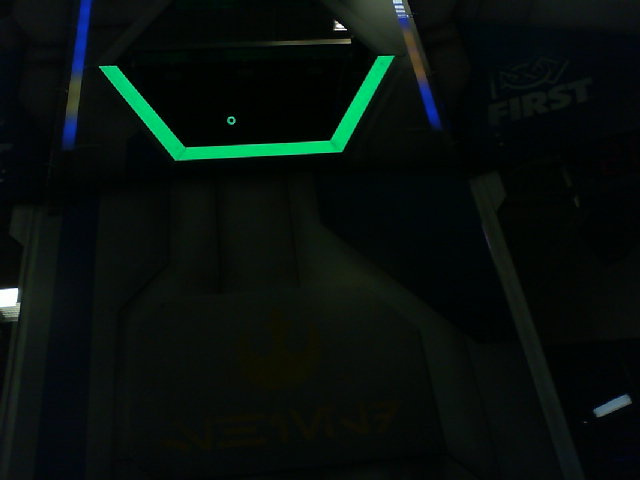
#> input picture OuterTargetImages/BlueGoal-060in-Center.jpg, 640 x 480 px; its folder holds only this picture in this run
$ python LocateGoToPosition.py   (older library calls are emulated)
#> lines starting #> are read from the running program, lines starting #| are printed output that depends on the picture; after the words box and inside, x2 and y2 are one past the last pixel; in counts of white or black regions, pixels touching at a corner belong together; long printed decimals are rounded
# useful links
# https://docs.opencv.org/3.4.7/dd/d49/tutorial_py_contour_features.html
# https://docs.opencv.org/3.4.7/d1/d32/tutorial_py_contour_properties.html

import numpy as np
import cv2
import sys
from pathlib import Path
import glob

print("Using python version {0}".format(sys.version))
print('OpenCV Version = ', cv2.__version__)
print()

# define colors
purple = (165, 0, 120)
blue = (255, 0, 0)
green = (0, 255, 0)
red = (0, 0, 255)
cyan = (252, 252, 3)
white = (255, 255, 255)

strVisionRoot = str(Path(__file__).parent)

# define a string variable for the path to the image file#
#strImageFolder = strVisionRoot + '/PowerCellImages/'
strImageFolder = strVisionRoot + '/OuterTargetImages/'
print(strImageFolder)

# read and filter file names
photos1 = glob.glob(strImageFolder + '*.[jJ][pP][gG]')
photos2 = glob.glob(strImageFolder + '*.[jJ][pP][Ee][gG]')
photos3 = glob.glob(strImageFolder + '*.[pP][Nn][gG]')
photos = photos1 + photos2 + photos3

print("RL: photos=", photos)

# set index of files
i = 0
intLastFile = len(photos) - 1

while(True):

    print('------------------------------------------------------------------------------')
    print('Image: ', photos[i])

    # load a color image using string
    imgImageInput = cv2.imread(photos[i])
#> imgImageInput is the input picture: shape (480, 640, 3); mean B, G, R 12.6, 15.7, 7.4

    # display the color image to screen
    #cv2.imshow('input-image-title-bar', imgImageInput)

    # Convert BGR to HSV
    hsvImageInput = cv2.cvtColor(imgImageInput, cv2.COLOR_BGR2HSV)
#> hsvImageInput: shape (480, 640, 3); mean H, S, V 77, 152, 17

    # define range of yellow color in HSV
    #lower_yellow = np.array([20,120,120])
    #upper_yellow = np.array([40,255,255])

    #actually setting this for blue
    lower_yellow = np.array([40,150,150])
    upper_yellow = np.array([80,255,255])

    #need this to pick out target in "far protected zone" image
    lower_yellow = np.array([40,150,100])
    upper_yellow = np.array([80,255,255])

    # Threshold the HSV image to get only yellow colors
    binary_mask = cv2.inRange(hsvImageInput, lower_yellow, upper_yellow)
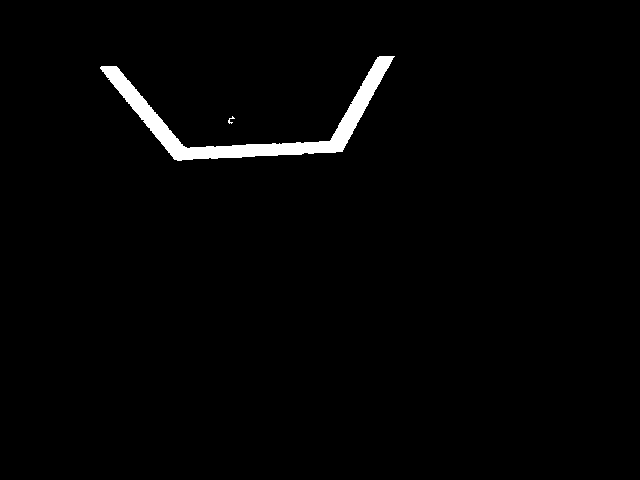
#> binary_mask: shape (480, 640); 1.7% white; 2 white regions

    # mask the image to only show yellow or green images
    # Bitwise-AND mask and original image
    yellow_mask = cv2.bitwise_and(imgImageInput, imgImageInput, mask=binary_mask)

    # display the masked images to screen
    #cv2.imshow('hsvImageInput', hsvImageInput)
    #cv2.imshow('binary_mask',binary_mask)
    #cv2.imshow('yellow_masked',yellow_mask)

    # generate the contours and display
    imgFindContourReturn, contours, hierarchy = cv2.findContours(binary_mask, cv2.RETR_TREE, cv2.CHAIN_APPROX_SIMPLE)
#> contours = 2 contours, 1 with area under 20; largest, box (x1, y1, x2, y2) and area: (100, 56, 395, 161) 4864
    imgContours = yellow_mask.copy()
    cv2.drawContours(imgContours, contours, -1, purple, 10)
    print('Found ', len(contours), 'contours in image')
#| Found  2 contours in image

    #-------------------------
    # Need to determine the contour with the greatest height here

    if len(contours) == 0:
        print("No contours found")
        cv2.waitKey(0)

    ### sort contours by area descending, keep only largest
    areaSortedContours = sorted(contours, key = cv2.contourArea, reverse = True)[:5]
#> areaSortedContours has the same summary as contours
    print('Filtered to ', len(areaSortedContours), 'contours by area')
#| Filtered to  2 contours by area

    ### draw the top contours in thin green
    cv2.drawContours(imgContours, areaSortedContours, -1, green, 3)

    ### create a holder or array for contours we want to keep in first filter
    tallestValidContour = []
    tallestRectangle = []
    floMaximumHeight = 0.0
    floWidthAtMaxHeight = 0.0
    floAngleAtMaxHeight = 0.0
    intIndexMaximumHeight = -1

    ### loop through area sorted contours, j is index, indiv is single contour
    for (j, indiv) in enumerate(areaSortedContours):

        #### determine minimum area rectangle
        rectangle = cv2.minAreaRect(indiv)
        (xm,ym),(wm,hm), am = rectangle

        #### print to console
        if abs(hm) > 0:
            print ('index=',j,'height=',hm,'width=',wm,'angle=',am,'minAreaAspect=',wm/hm)
        else:
            print ('index=',j,'height=',hm,'width=',wm,'angle=',am)

        #### track tallest contour that looks like a cube based on extent
        if (hm > floMaximumHeight):
            floMaxHtMinaX = xm
            floMaxHtMinaY = ym
            floMaximumHeight = hm
            floWidthAtMaxHeight = wm
            floAngleAtMaxHeight = am
            intIndexMaximumHeight = j
            tallestRectangle = rectangle
#> this loop made 2 passes
#> (xm, ym, wm, hm, am, floMaxHtMinaX, floMaxHtMinaY, floMaximumHeight) on pass 1: (248.7, 109.1, 294.2, 96.82, -2.06, 248.7, 109.1, 96.82)
#> (printed output is left out)
#> after the loop, floAngleAtMaxHeight = -2.06; floMaxHtMinaX = 248.7; floMaxHtMinaY = 109.1; floMaximumHeight = 96.82; floWidthAtMaxHeight = 294.2; intIndexMaximumHeight = 0

    # taking the tallest contour, do some calculations for direction finding
    if intIndexMaximumHeight == -1: # 0 or higher means a valid tallest contour found
        break

    cnt = areaSortedContours[intIndexMaximumHeight]
#> cnt = contour of 336 points, box (x1, y1, x2, y2) (100, 56, 395, 161), area 4864

    #-------------------------

    # Moment and Centroid
    # RL took next line out
    #cnt = contours[0]
    #print(cnt)
    #print('original',len(cnt),cnt)
    print('original contour length = ', len(cnt))
#| original contour length =  336
    M = cv2.moments(cnt)
#> M = moments, m00 4863.5, centre m10/m00, m01/m00 = (250.6, 122.1)
    #print( M )
    cx = 0
    cy = 0
    if abs(M['m00']) > 0:
        cx = int(M['m10']/M['m00'])
#> cx = 250
        cy = int(M['m01']/M['m00'])
#> cy = 122
        print('centroid = ',cx,cy)
#| centroid =  250 122
    cv2.line(imgContours,(cx-10,cy-10),(cx+10,cy+10),red,2)
#> imgContours: shape (480, 640, 3); mean B, G, R 3.1, 3.4, 2.2
    cv2.line(imgContours,(cx-10,cy+10),(cx+10,cy-10),red,2)
#> imgContours: shape (480, 640, 3); mean B, G, R 3.1, 3.4, 2.3

    cv2.drawContours(imgContours, cnt, -1, purple, 10)

    # Area
    area = cv2.contourArea(cnt)
#> area = 4863.5
    print('area = ', area)
#| area =  4863.5

    # Perimeter
    perimeter = cv2.arcLength(cnt,True)
#> perimeter = 827.5
    print('perimeter = ', perimeter)
#| perimeter =  827.453

    # Contour Approximation
    epsilon = 0.005*cv2.arcLength(cnt,True)
#> epsilon = 4.14
    approx = cv2.approxPolyDP(cnt,epsilon,True)
#> approx = [[394, 56], [377, 57], [329, 141], [183, 146], [116, 66], [100, 68], [173, 158], [342, 151]]
    #print('approx', approx)
    #cv2.drawContours(imgContours, approx, -1, red, 10)
    print('approx contour length = ', len(approx))
#| approx contour length =  8
    #cv2.imshow('approx over yellow mask', imgContours)

    # Hull
    hull = cv2.convexHull(cnt)
#> hull = contour of 17 points, box (x1, y1, x2, y2) (100, 56, 395, 161), area 22201
    #print('hull', hull)
    print('hull contour length = ', len(hull))
#| hull contour length =  17
    cv2.drawContours(imgContours, hull, -1, red, 10)
    #cv2.imshow('hull over yellow mask', imgContours)
    hull_area = cv2.contourArea(hull)
#> hull_area = 22201
    if abs(hull_area) > 0:
        print('solidity from convex hull', float(area)/hull_area)
#| solidity from convex hull 0.2191

    # Check Convexity
    print('convexity is', cv2.isContourConvex(cnt))
#| convexity is False

    # straight bounding rectangle
    x,y,w,h = cv2.boundingRect(cnt)
#> x = 100; y = 56; w = 295; h = 105
    print('straight bounding rectangle = ', (x,y) ,w,h)
#| straight bounding rectangle =  (100, 56) 295 105
    cv2.rectangle(imgContours,(x,y),(x+w,y+h),green,2)
    print('bounding rectangle aspect = ', float(w)/float(h))
#| bounding rectangle aspect =  2.810
    print('bounding rectangle extend = ', float(area)/(float(w)*float(h)))
#| bounding rectangle extend =  0.157

    # rotated rectangle
    rect = cv2.minAreaRect(cnt)
#> rect = ((248.7, 109.1), (294.2, 96.82), -2.06)
    print('rotated rectangle = ',rect)
#| rotated rectangle =  ((248.695, 109.126), (294.241, 96.815), -2.060)
    (x,y),(width,height),angleofrotation = rect
#> x = 248.7; y = 109.1; width = 294.2; height = 96.82; angleofrotation = -2.06
    box = cv2.boxPoints(rect)
#> box = [[103.4, 162.8], [99.93, 66.04], [394, 55.46], [397.5, 152.2]]
    box = np.int0(box)
#> box = [[103, 162], [99, 66], [393, 55], [397, 152]]
    cv2.drawContours(imgContours,[box],0,blue,2)
    if abs(height) > 0:
        print('minimum area rectangle aspect = ', float(width)/height)
#| minimum area rectangle aspect =  3.039
        print('minimum area rectangle extent = ', float(area)/(width*height))
#| minimum area rectangle extent =  0.1707

    # minimum enclosing circle
    (x,y),radius = cv2.minEnclosingCircle(cnt)
#> x = 247; y = 62; radius = 147.1
    print('minimum enclosing circle = ', (x,y),radius)
#| minimum enclosing circle =  (247.0, 62.0) 147.122
    center = (int(x),int(y))
#> center = (247, 62)
    radius = int(radius)
#> radius = 147
    cv2.circle(imgContours,center,radius,green,2)
    equi_diameter = np.sqrt(4*area/np.pi)
#> equi_diameter = 78.69
    cv2.circle(imgContours, (cx,cy), int(equi_diameter/2), purple, 3)

    # fitting an elipse
    if len(cnt) > 5:
        ellipse = cv2.fitEllipse(cnt)
#> ellipse = ((239.1, 3.78), (291.2, 324.2), 150.8)
        #print(ellipse)
        # search ellipse to find it return a rotated rectangle in which the ellipse fits
        (x,y),(majAxis,minAxis),angleofrotation = ellipse
#> x = 239.1; y = 3.78; majAxis = 291.2; minAxis = 324.2; angleofrotation = 150.8
        print('ellipse center, maj axis, min axis, rotation = ', (x,y) ,(majAxis, minAxis), angleofrotation)
#| ellipse center, maj axis, min axis, rotation =  (239.090, 3.778) (291.219, 324.205) 150.812
        # search major and minor axis from ellipse
        # https://namkeenman.wordpress.com/2015/12/21/opencv-determine-orientation-of-ellipserotatedrect-in-fitellipse/
        cv2.ellipse(imgContours,ellipse,red,2)
        print('ellipse aspect = ', float(majAxis)/minAxis)
#| ellipse aspect =  0.8983

    # fitting a line
    rows,cols = binary_mask.shape[:2]
    #[vx,vy,x,y] = cv.fitLine(cnt, cv2.DIST_L2,0,0.01,0.01) #errors in VS Code, search online and found fix
    [vx,vy,x,y] = cv2.fitLine(cnt, cv2.DIST_L2,0,0.01,0.01)
#> vx = [0.999]; vy = [-0.0459]; x = [258.6]; y = [112.7]
    lefty = int((-x*vy/vx) + y)
#> lefty = 124
    righty = int(((cols-x)*vy/vx)+y)
#> righty = 95
    cv2.line(imgContours,(cols-1,righty),(0,lefty),green,2)
    # http://ottonello.gitlab.io/selfdriving/nanodegree/python/line%20detection/2016/12/18/extrapolating_lines.html
    slope = vy / vx
#> slope = [-0.0459]
    intercept = y - (slope * x)
#> intercept = [124.5]
    print('fitLine y = ', slope, '* x + ', intercept)
#| fitLine y =  [-0.04592] * x +  [124.530]

    # aspect ratio
    # added retroactively to bounding, min area and elipse

    # extent calculation
    # added retroactively to bounding and min area

    # solidity
    # added retroactively to the hull

    # equivalent diameter
    # added retroactively to the enclosing circle

    # orientation
    # tweaked ellipse above to reflect details in link

    # mask and pixel points
    # skipping this one...

    # Maximum Value, Minimum Value and their locations of a binary mask not contour!
    min_val, max_val, min_loc, max_loc = cv2.minMaxLoc(binary_mask)
#> min_val = 0; max_val = 255; min_loc = (0, 0); max_loc = (379, 56)
    print('min_val = ', min_val)
#| min_val =  0.0
    print('max_val = ', max_val)
#| max_val =  255.0
    print('min_loc = ', min_loc)
#| min_loc =  (0, 0)
    print('max_loc = ', max_loc)
#| max_loc =  (379, 56)

    # Mean Color or Mean Intensity
    mean_val1 = cv2.mean(imgImageInput)
#> mean_val1 = (12.6, 15.72, 7.42, 0)
    print('mean value from input image = ', mean_val1)
#| mean value from input image =  (12.602, 15.716, 7.424, 0.0)
    mean_val2 = cv2.mean(hsvImageInput, mask = binary_mask)
#> mean_val2 = (76.22, 241.4, 202.1, 0)
    print('mean value from HSV and mask = ', mean_val2)
#| mean value from HSV and mask =  (76.219, 241.356, 202.111, 0.0)
    # look at the result of mean_val2 on colorizer.org
    mean_val3 = cv2.mean(yellow_mask)
#> mean_val3 = (1.93, 3.45, 0.159, 0)
    print('mean value from colored mask = ', mean_val3)
#| mean value from colored mask =  (1.933, 3.451, 0.1588, 0.0)

    # extreme points
    leftmost = tuple(cnt[cnt[:,:,0].argmin()][0])
#> leftmost = (100, 67)
    rightmost = tuple(cnt[cnt[:,:,0].argmax()][0])
#> rightmost = (394, 56)
    topmost = tuple(cnt[cnt[:,:,1].argmin()][0])
#> topmost = (379, 56)
    bottommost = tuple(cnt[cnt[:,:,1].argmax()][0])
#> bottommost = (177, 160)
    # draw extreme points
    # from https://www.pyimagesearch.com/2016/04/11/finding-extreme-points-in-contours-with-opencv/
    cv2.circle(imgContours, leftmost, 12, green, -1)
    cv2.circle(imgContours, rightmost, 12, red, -1)
    cv2.circle(imgContours, topmost, 12, white, -1)
    cv2.circle(imgContours, bottommost, 12, blue, -1)
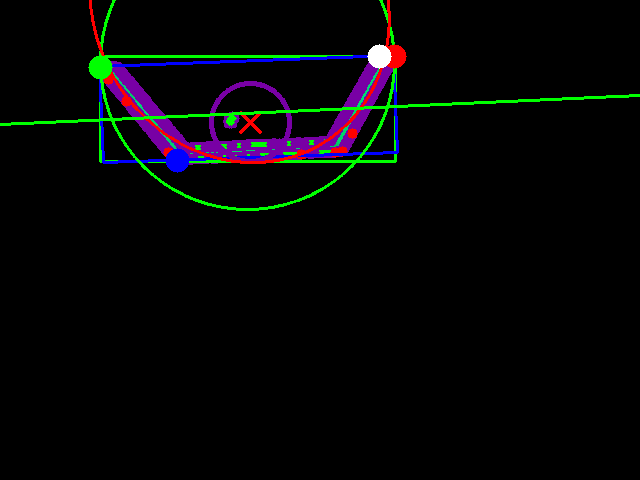
#> imgContours: shape (480, 640, 3); mean B, G, R 6, 5.3, 4.8
    print('extreme points', leftmost,rightmost,topmost,bottommost)
#| extreme points (100, 67) (394, 56) (379, 56) (177, 160)

    # Display the contours and maths generated
    cv2.imshow('contours and math over yellow mask', imgContours)

    ## loop for user input to close - loop indent 2
    booReqToExit = False # true when user wants to exit

    while (True):

        ### wait for user to press key
        k = cv2.waitKey(0)
#> (key Esc is pressed here)
        if k == 27:
            booReqToExit = True # user wants to exit
            break
        elif k == 82: # 'R' user wants to move down list
            if i - 1 < 0:
                i = intLastFile
            else:
                i = i - 1
            break
        elif k == 84: # 'T' user wants to move up list
            if i + 1 > intLastFile:
                i = 0
            else:
                i = i + 1
            break
        elif k == 115: # 's'
            intMaskMethod = 0
            print()
            print('Mask Method s = Simple In-Range')
            break
        elif k == 107: # 'k'
            intMaskMethod = 1
            print()
            print('Mask Method k = Knoxville Method')
            break
        elif k == 109: # 'm'
            intMaskMethod = 2
            print()
            print('Mask Method m = Merge Mystery Method')
            break
        elif k == 32: # space
            print()
            print('...repeat...')
            break
        else:
            print (k)

        ### end of loop indent 2

    ## test for exit main loop request from user
    if booReqToExit:
        break

    ## not exiting, close windows before loading next
    cv2.destroyAllWindows()

$ run again, on OuterTargetImages/BlueGoal-156in-Center.jpg
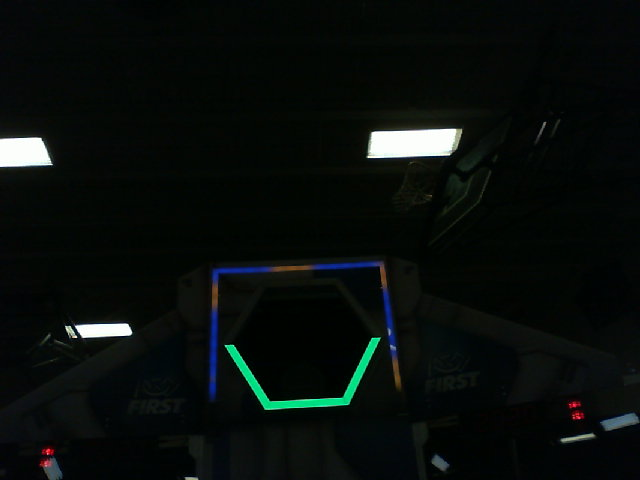
#> input picture OuterTargetImages/BlueGoal-156in-Center.jpg, 640 x 480 px
#> imgImageInput is the input picture: shape (480, 640, 3); mean B, G, R 11.4, 13.7, 8.7
#> hsvImageInput: shape (480, 640, 3); mean H, S, V 71.8, 156.5, 14.9
#> `binary_mask = cv2.inRange(hsvImageInput, lower_yellow, upper_yellow)`:
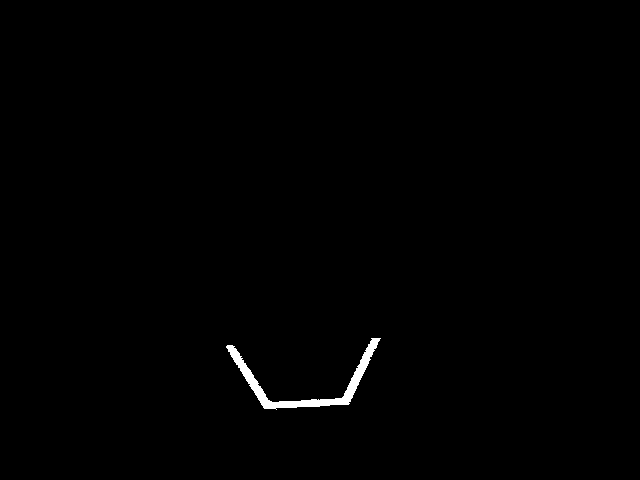
#> binary_mask: shape (480, 640); 0.57% white; 1 white region
#> contours = 1 contour; box (x1, y1, x2, y2) and area: (226, 338, 381, 410) 1525
#| Found  1 contours in image
#> areaSortedContours has the same summary as contours
#| Filtered to  1 contours by area
#> the loop `for (j, indiv) in enumerate(areaSortedContours):` made 1 pass
#> (xm, ym, wm, hm, am, floMaxHtMinaX, floMaxHtMinaY, floMaximumHeight) on pass 1: (304.6, 374.4, 154.3, 66.3, -2.78, 304.6, 374.4, 66.3)
#> (printed output is left out)
#> after the loop `for (j, indiv) in enumerate(areaSortedContours):`: floAngleAtMaxHeight = -2.78; floMaxHtMinaX = 304.6; floMaxHtMinaY = 374.4; floMaximumHeight = 66.3; floWidthAtMaxHeight = 154.3; intIndexMaximumHeight = 0
#> cnt = contour of 226 points, box (x1, y1, x2, y2) (226, 338, 381, 410), area 1525
#| original contour length =  226
#> M = moments, m00 1525, centre m10/m00, m01/m00 = (304.8, 382.3)
#> cx = 304
#> cy = 382
#| centroid =  304 382
#> area = 1525
#| area =  1525.0
#> perimeter = 499.4
#| perimeter =  499.446
#> epsilon = 2.5
#> approx = contour of 10 points, box (x1, y1, x2, y2) (226, 338, 381, 410), area 1664
#| approx contour length =  10
#> hull = contour of 16 points, box (x1, y1, x2, y2) (226, 338, 381, 410), area 7890
#| hull contour length =  16
#> hull_area = 7889.5
#| solidity from convex hull 0.1933
#| convexity is False
#> `x,y,w,h = cv2.boundingRect(cnt)`: x = 226; y = 338; w = 155; h = 72
#| straight bounding rectangle =  (226, 338) 155 72
#| bounding rectangle aspect =  2.153
#| bounding rectangle extend =  0.1366
#> rect = ((304.6, 374.4), (154.3, 66.3), -2.78)
#| rotated rectangle =  ((304.552, 374.421), (154.255, 66.304), -2.783)
#> `(x,y),(width,height),angleofrotation = rect`: x = 304.6; y = 374.4; width = 154.3; height = 66.3; angleofrotation = -2.78
#> `box = cv2.boxPoints(rect)`: box = [[229.1, 411.3], [225.9, 345.1], [380, 337.6], [383.2, 403.8]]
#> `box = np.int0(box)`: box = [[229, 411], [225, 345], [379, 337], [383, 403]]
#| minimum area rectangle aspect =  2.326
#| minimum area rectangle extent =  0.1491
#> `(x,y),radius = cv2.minEnclosingCircle(cnt)`: x = 303; y = 342.5; radius = 77.13
#| minimum enclosing circle =  (303.0, 342.5) 77.131
#> center = (303, 342)
#> `radius = int(radius)`: radius = 77
#> equi_diameter = 44.06
#> ellipse = ((300.5, 302.7), (154.1, 217.1), 177.1)
#> `(x,y),(majAxis,minAxis),angleofrotation = ellipse`: x = 300.5; y = 302.7; majAxis = 154.1; minAxis = 217.1; angleofrotation = 177.1
#| ellipse center, maj axis, min axis, rotation =  (300.541, 302.740) (154.051, 217.092) 177.077
#| ellipse aspect =  0.7096
#> `[vx,vy,x,y] = cv2.fitLine(cnt, cv2.DIST_L2,0,0.01,0.01)`: vx = [0.999]; vy = [-0.0392]; x = [304]; y = [374.9]
#> lefty = 386
#> righty = 361
#> slope = [-0.0392]
#> intercept = [386.8]
#| fitLine y =  [-0.03921] * x +  [386.840]
#> min_val = 0; max_val = 255; min_loc = (0, 0); max_loc = (371, 338)
#| min_val =  0.0
#| max_val =  255.0
#| min_loc =  (0, 0)
#| max_loc =  (371, 338)
#> mean_val1 = (11.4, 13.74, 8.66, 0)
#| mean value from input image =  (11.404, 13.743, 8.663, 0.0)
#> mean_val2 = (77.72, 233.8, 215.5, 0)
#| mean value from HSV and mask =  (77.722, 233.800, 215.502, 0.0)
#> mean_val3 = (0.76, 1.22, 0.094, 0)
#| mean value from colored mask =  (0.7604, 1.223, 0.09396, 0.0)
#> leftmost = (226, 346)
#> rightmost = (380, 338)
#> topmost = (371, 338)
#> bottommost = (276, 409)
#> `cv2.circle(imgContours, bottommost, 12, blue, -1)`:
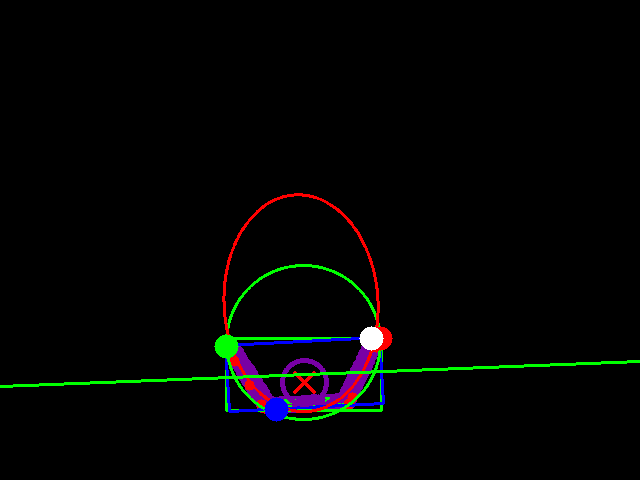
#> imgContours: shape (480, 640, 3); mean B, G, R 2.9, 3.8, 3.1
#| extreme points (226, 346) (380, 338) (371, 338) (276, 409)
